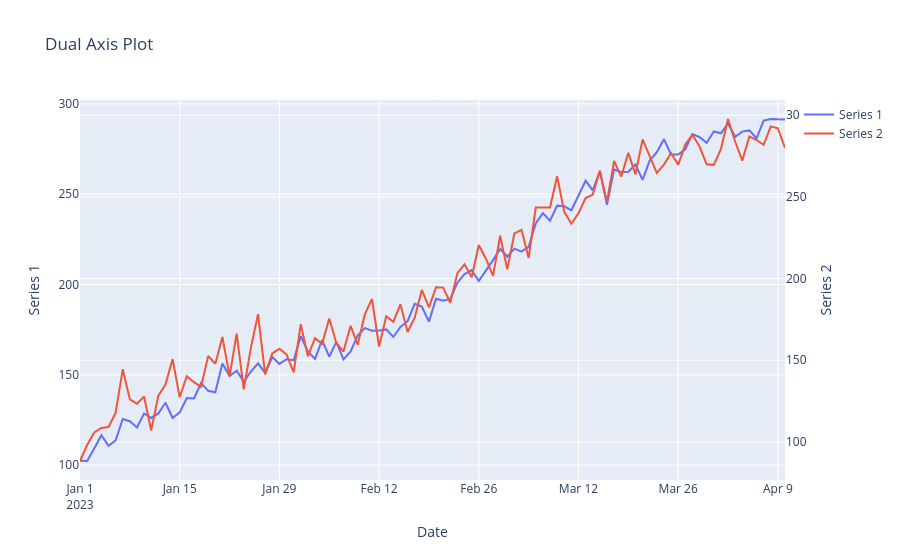

Source (notebook cell):
### Code cell
# Dual axis plot with Plotly
fig = go.Figure()
fig.add_trace(go.Scatter(x=df.index, y=df["Value"], name="Series 1", yaxis="y1"))
fig.add_trace(go.Scatter(x=df.index, y=df["Value_2"], name="Series 2", yaxis="y2"))
fig.update_layout(
    title="Dual Axis Plot",
    xaxis=dict(title="Date"),
    yaxis=dict(title="Series 1", side="left"),
    yaxis2=dict(title="Series 2", overlaying="y", side="right"),
)
fig.show()
